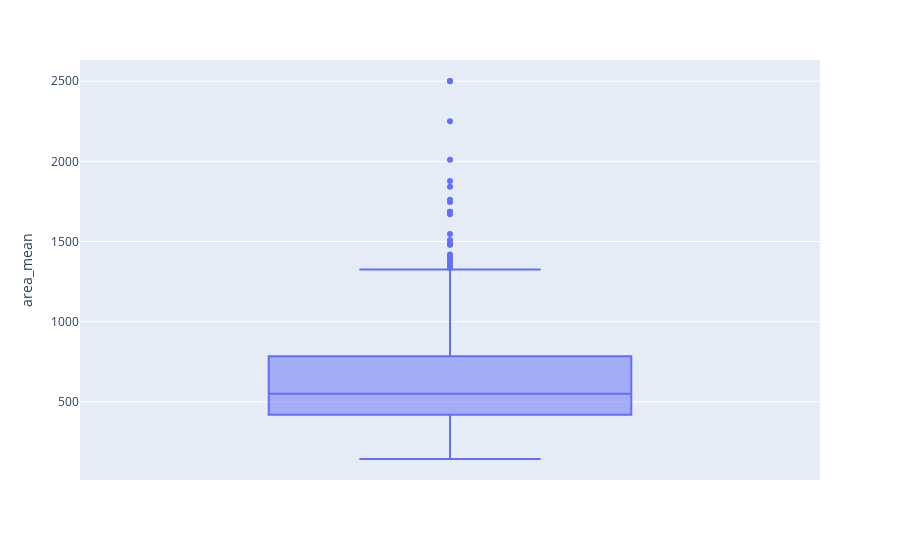

The cell this chart's notebook holds for it:
### Code cell
#outliers
px.box(dados_cancer, y = 'area_mean')

### Figure 1 — Plotly figure (JSON) as saved in the notebook; plotly's stock layout.template omitted (floating-point values rounded to 4 significant figures; data arrays with more than 128 entries replaced by an {"elided": "..."} marker saying what was removed)
{"data": [{"alignmentgroup": "True", "hovertemplate": "area_mean=%{y}<extra></extra>", "legendgroup": "", "marker": {"color": "#636efa"}, "name": "", "notched": false, "offsetgroup": "", "orientation": "v", "showlegend": false, "type": "box", "x0": " ", "xaxis": "x", "y": {"elided": "569 float values"}, "y0": " ", "yaxis": "y"}], "layout": {"boxmode": "group", "legend": {"tracegroupgap": 0}, "margin": {"t": 60}, "xaxis": {"anchor": "y", "domain": [0, 1]}, "yaxis": {"anchor": "x", "domain": [0, 1], "title": {"text": "area_mean"}}}}
